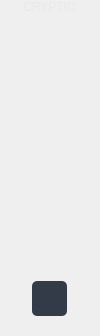
        <widget class="QFrame" name="sideMenu">
         <property name="minimumSize">
          <size>
           <width>90</width>
           <height>0</height>
          </size>
         </property>
         <property name="maximumSize">
          <size>
           <width>100</width>
           <height>16777215</height>
          </size>
         </property>
         <property name="styleSheet">
          <string notr="true"/>
         </property>
         <property name="frameShape">
          <enum>QFrame::NoFrame</enum>
         </property>
         <property name="frameShadow">
          <enum>QFrame::Raised</enum>
         </property>
         <layout class="QVBoxLayout" name="verticalLayout_3">
          <property name="spacing">
           <number>0</number>
          </property>
          <property name="leftMargin">
           <number>0</number>
          </property>
          <property name="topMargin">
           <number>0</number>
          </property>
          <property name="rightMargin">
           <number>0</number>
          </property>
          <property name="bottomMargin">
           <number>0</number>
          </property>
          <item alignment="Qt::AlignHCenter">
           <widget class="QFrame" name="frame_4">
            <property name="maximumSize">
             <size>
              <width>16777215</width>
              <height>25</height>
             </size>
            </property>
            <property name="frameShape">
             <enum>QFrame::NoFrame</enum>
            </property>
            <property name="frameShadow">
             <enum>QFrame::Raised</enum>
            </property>
            <layout class="QHBoxLayout" name="horizontalLayout_18">
             <property name="spacing">
              <number>0</number>
             </property>
             <property name="leftMargin">
              <number>0</number>
             </property>
             <property name="topMargin">
              <number>0</number>
             </property>
             <property name="rightMargin">
              <number>0</number>
             </property>
             <property name="bottomMargin">
              <number>0</number>
             </property>
             <item alignment="Qt::AlignBottom">
              <widget class="QLabel" name="label_16">
               <property name="toolTip">
                <string>Welcome to CRYPTIC!</string>
               </property>
               <property name="styleSheet">
                <string notr="true">font: 12pt &quot;Segoe UI Semibold&quot;;
color: rgba(221, 221, 221, 0.35);</string>
               </property>
               <property name="text">
                <string>CRYPTIC</string>
               </property>
               <property name="alignment">
                <set>Qt::AlignCenter</set>
               </property>
              </widget>
             </item>
            </layout>
           </widget>
          </item>
          <item alignment="Qt::AlignTop">
           <widget class="QFrame" name="frame_7">
            <property name="frameShape">
             <enum>QFrame::NoFrame</enum>
            </property>
            <property name="frameShadow">
             <enum>QFrame::Raised</enum>
            </property>
            <layout class="QVBoxLayout" name="verticalLayout_7">
             <property name="spacing">
              <number>0</number>
             </property>
             <property name="leftMargin">
              <number>0</number>
             </property>
             <property name="topMargin">
              <number>10</number>
             </property>
             <property name="rightMargin">
              <number>0</number>
             </property>
             <property name="bottomMargin">
              <number>10</number>
             </property>
             <item>
              <widget class="QFrame" name="cryptoButtons">
               <property name="maximumSize">
                <size>
                 <width>16777215</width>
                 <height>16777215</height>
                </size>
               </property>
               <property name="styleSheet">
                <string notr="true">QPushButton {	
    background-repeat: no-repeat;
	background-position: left center;
	border-radius: 0px;
	width: 49px;
	height: 49px;
}

QPushButton:hover {
	/*border-left: 25px solid qlineargradient(spread:pad, x1:0.034, y1:1, x2:0.216, y2:1, stop:0.399 #2AB7CA, stop:0.4 rgba(85, 170, 255, 0));*/
	border-left: 4px solid rgba(42, 183, 202, 0.4);
}

QPushButton:focus {
	/*border-left: 25px solid qlineargradient(spread:pad, x1:0.034, y1:1, x2:0.216, y2:1, stop:0.399 #2AB7CA, stop:0.4 rgba(85, 170, 255, 0));*/
	border-left: 5px solid #2AB7CA;
}</string>
               </property>
               <property name="frameShape">
                <enum>QFrame::NoFrame</enum>
               </property>
               <property name="frameShadow">
                <enum>QFrame::Raised</enum>
               </property>
               <layout class="QVBoxLayout" name="verticalLayout_8">
                <property name="spacing">
                 <number>17</number>
                </property>
                <property name="leftMargin">
                 <number>0</number>
                </property>
                <property name="topMargin">
                 <number>0</number>
                </property>
                <property name="rightMargin">
                 <number>0</number>
                </property>
                <property name="bottomMargin">
                 <number>0</number>
                </property>
                <item>
                 <widget class="QPushButton" name="btn_all">
                  <property name="minimumSize">
                   <size>
                    <width>0</width>
                    <height>0</height>
                   </size>
                  </property>
                  <property name="toolTip">
                   <string>Home</string>
                  </property>
                  <property name="styleSheet">
                   <string notr="true"/>
                  </property>
                  <property name="text">
                   <string/>
                  </property>
                  <property name="icon">
                   <iconset resource="resources.qrc">
                    <normaloff>:/images/images/images/btnHome.png</normaloff>:/images/images/images/btnHome.png</iconset>
                  </property>
                  <property name="iconSize">
                   <size>
                    <width>45</width>
                    <height>45</height>
                   </size>
                  </property>
                 </widget>
                </item>
                <item>
                 <widget class="QPushButton" name="btn_btc_2">
                  <property name="minimumSize">
                   <size>
                    <width>0</width>
                    <height>0</height>
                   </size>
                  </property>
                  <property name="toolTip">
                   <string>Bitcoin</string>
                  </property>
                  <property name="styleSheet">
                   <string notr="true"/>
                  </property>
                  <property name="text">
                   <string/>
                  </property>
                  <property name="icon">
                   <iconset resource="resources.qrc">
                    <normaloff>:/images/images/images/btnBitcoin.png</normaloff>:/images/images/images/btnBitcoin.png</iconset>
                  </property>
                  <property name="iconSize">
                   <size>
                    <width>45</width>
                    <height>45</height>
                   </size>
                  </property>
                 </widget>
                </item>
                <item>
                 <widget class="QPushButton" name="btn_eth_2">
                  <property name="minimumSize">
                   <size>
                    <width>0</width>
                    <height>0</height>
                   </size>
                  </property>
                  <property name="toolTip">
                   <string>Ethereum</string>
                  </property>
                  <property name="styleSheet">
                   <string notr="true"/>
                  </property>
                  <property name="text">
                   <string/>
                  </property>
                  <property name="icon">
                   <iconset resource="resources.qrc">
                    <normaloff>:/images/images/images/btnEthereum.png</normaloff>:/images/images/images/btnEthereum.png</iconset>
                  </property>
                  <property name="iconSize">
                   <size>
                    <width>45</width>
                    <height>45</height>
                   </size>
                  </property>
                 </widget>
                </item>
                <item>
                 <widget class="QPushButton" name="btn_doge_2">
                  <property name="minimumSize">
                   <size>
                    <width>0</width>
                    <height>0</height>
                   </size>
                  </property>
                  <property name="toolTip">
                   <string>Dogecoin</string>
                  </property>
                  <property name="styleSheet">
                   <string notr="true"/>
                  </property>
                  <property name="text">
                   <string/>
                  </property>
                  <property name="icon">
                   <iconset resource="resources.qrc">
                    <normaloff>:/images/images/images/btnDogecoin.png</normaloff>:/images/images/images/btnDogecoin.png</iconset>
                  </property>
                  <property name="iconSize">
                   <size>
                    <width>45</width>
                    <height>45</height>
                   </size>
                  </property>
                 </widget>
                </item>
               </layout>
              </widget>
             </item>
            </layout>
           </widget>
          </item>
          <item alignment="Qt::AlignHCenter|Qt::AlignBottom">
           <widget class="QFrame" name="frame_6">
            <property name="frameShape">
             <enum>QFrame::NoFrame</enum>
            </property>
            <property name="frameShadow">
             <enum>QFrame::Raised</enum>
            </property>
            <layout class="QVBoxLayout" name="verticalLayout_6">
             <property name="spacing">
              <number>0</number>
             </property>
             <property name="leftMargin">
              <number>0</number>
             </property>
             <property name="topMargin">
              <number>0</number>
             </property>
             <property name="rightMargin">
              <number>0</number>
             </property>
             <property name="bottomMargin">
              <number>20</number>
             </property>
             <item>
              <widget class="QPushButton" name="help">
               <property name="minimumSize">
                <size>
                 <width>35</width>
                 <height>35</height>
                </size>
               </property>
               <property name="maximumSize">
                <size>
                 <width>35</width>
                 <height>35</height>
                </size>
               </property>
               <property name="toolTip">
                <string>Help</string>
               </property>
               <property name="toolTipDuration">
                <number>-1</number>
               </property>
               <property name="styleSheet">
                <string notr="true">/* Top Buttons */
QPushButton { background-color: rgb(52, 59, 72); border: none;  border-radius: 5px; }
QPushButton:hover { background-color: rgb(44, 49, 57); border-style: solid; border-radius: 4px; }
QPushButton:pressed { background-color: rgb(23, 26, 30); border-style: solid; border-radius: 4px; }</string>
               </property>
               <property name="text">
                <string/>
               </property>
               <property name="icon">
                <iconset resource="resources.qrc">
                 <normaloff>:/icons/images/icons/cil-help.png</normaloff>:/icons/images/icons/cil-help.png</iconset>
               </property>
               <property name="iconSize">
                <size>
                 <width>20</width>
                 <height>20</height>
                </size>
               </property>
              </widget>
             </item>
            </layout>
           </widget>
          </item>
         </layout>
        </widget>
